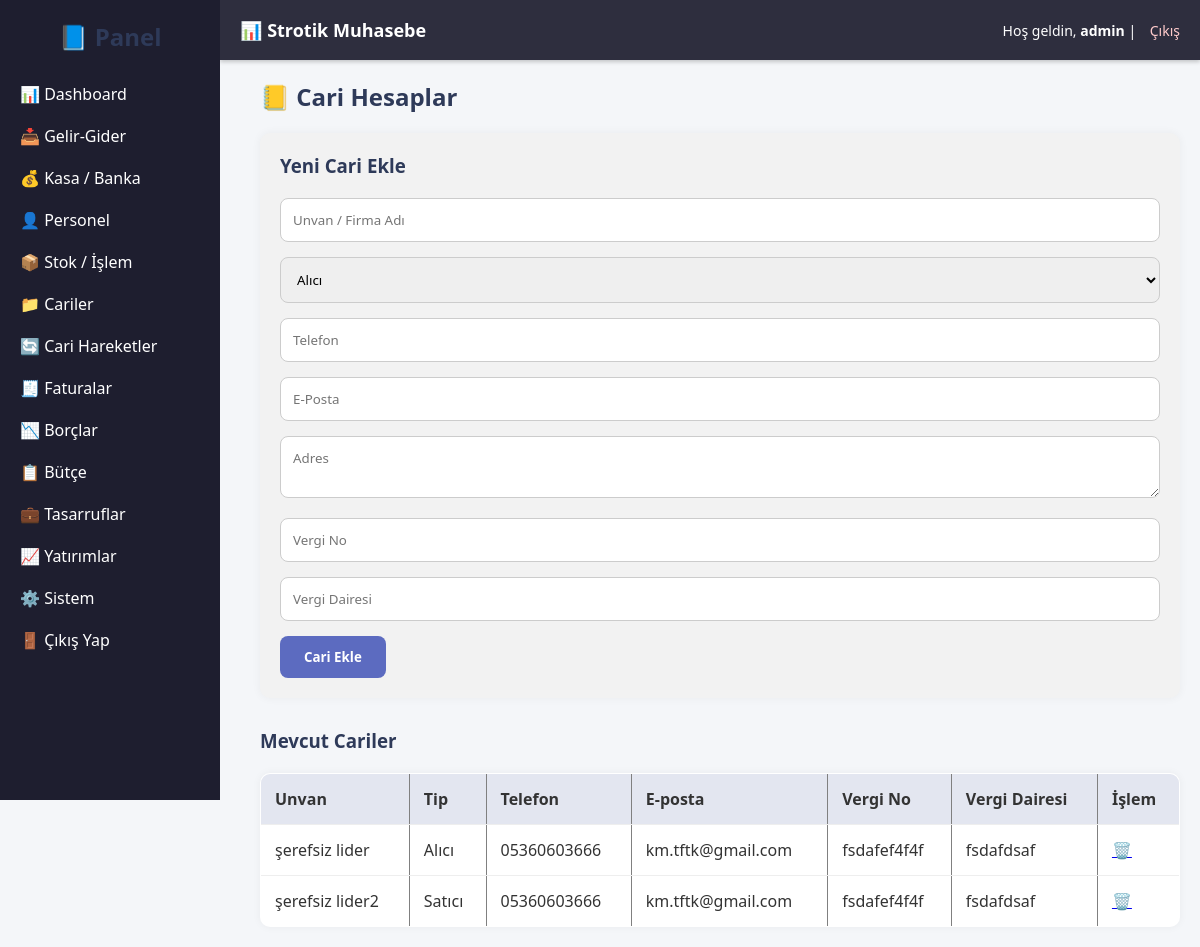
Page /pages/cariler.php (signed in) on the committed database.
### tables this page shows
CREATE TABLE `cariler` (
  `id` int(11) NOT NULL,
  `unvan` varchar(255) DEFAULT NULL,
  `cari_tipi` varchar(20) DEFAULT NULL,
  `telefon` varchar(50) DEFAULT NULL,
  `email` varchar(100) DEFAULT NULL,
  `adres` text DEFAULT NULL,
  `vergi_no` varchar(50) DEFAULT NULL,
  `vergi_dairesi` varchar(100) DEFAULT NULL,
  `tip` varchar(20) DEFAULT 'Alıcı'
);

### pages/cariler.php (the view, shortened to what this page needs)
<?php
include '../includes/db.php';
include '../includes/header.php';
include '../includes/sidebar.php';
$cariler = $baglanti->query("SELECT * FROM cariler ORDER BY unvan ASC")->fetchAll(PDO::FETCH_ASSOC);
?>
<div style="margin-left: 240px; padding: 20px;">
    <h2>📒 Cari Hesaplar</h2>
    <form method="POST" style="background: #f2f2f2; padding: 20px; border-radius: 10px; margin-bottom: 30px;">
        <h3>Yeni Cari Ekle</h3>
        <input type="text" name="unvan" placeholder="Unvan / Firma Adı" required>
        <select name="cari_tipi">
            <option value="Alıcı">Alıcı</option>
        </select>
        <input type="text" name="telefon" placeholder="Telefon">
        <input type="email" name="email" placeholder="E-Posta">
        <textarea name="adres" placeholder="Adres"></textarea>
        <input type="text" name="vergi_no" placeholder="Vergi No">
        <input type="text" name="vergi_dairesi" placeholder="Vergi Dairesi">
        <button type="submit" name="ekle">Cari Ekle</button>
    </form>
    <h3>Mevcut Cariler</h3>
    <table border="1" cellpadding="8" cellspacing="0" style="width:100%; background:#fff;">
        <tr>
            <th>Unvan</th>
            <th>Tip</th>
            <th>Telefon</th>
            <th>E-posta</th>
            <th>Vergi No</th>
            <th>Vergi Dairesi</th>
            <th>İşlem</th>
        </tr>
        <?php foreach ($cariler as $c): ?>
            <tr>
                <td><?= $c['unvan'] ?></td>
                <td><?= $c['cari_tipi'] ?></td>
                <td><?= $c['telefon'] ?></td>
                <td><?= $c['email'] ?></td>
                <td><?= $c['vergi_no'] ?></td>
                <td><?= $c['vergi_dairesi'] ?></td>
                <td><a href="?sil=<?= $c['id'] ?>" onclick="return confirm('Silinsin mi?')">🗑️</a></td>
            </tr>
        <?php endforeach; ?>
    </table>
</div>

### assets/style.css (style rules this page uses)
* { margin: 0; padding: 0; box-sizing: border-box; font-family: 'Segoe UI', sans-serif; }
body { background: #f4f6f9; color: #333; }
h2, h3 { margin-bottom: 20px; color: #2e3a59; }
form { background: #fff; padding: 25px; border-radius: 12px; box-shadow: 0 0 10px rgba(0,0,0,0.05); margin-bottom: 40px; }
form input, form select, form textarea { width: 100%; padding: 12px; margin-bottom: 15px; border: 1px solid #ccc; border-radius: 8px; transition: 0.2s; }
form button { background: #5c6bc0; color: white; border: none; padding: 12px 24px; border-radius: 8px; cursor: pointer; font-weight: bold; transition: 0.2s; }
table { width: 100%; border-collapse: collapse; background: white; border-radius: 10px; overflow: hidden; box-shadow: 0 0 8px rgba(0,0,0,0.05); }
table th, table td { padding: 14px; text-align: left; border-bottom: 1px solid #eee; }
table th { background: #e3e6f0; font-weight: 600; }

### includes/header.php (style rules this page uses)
body { padding-top: 60px; }

### rows in the picture
cariler: unvan "şerefsiz lider", cari_tipi "Alıcı", telefon "05360603666", email "km.tftk@gmail.com", vergi_no "fsdafef4f4f", vergi_dairesi "fsdafdsaf"
cariler: unvan "şerefsiz lider2", cari_tipi "Satıcı", telefon "05360603666", email "km.tftk@gmail.com", vergi_no "fsdafef4f4f", vergi_dairesi "fsdafdsaf"

### other values in the picture
$_SESSION['kullanici_adi'] "admin"
